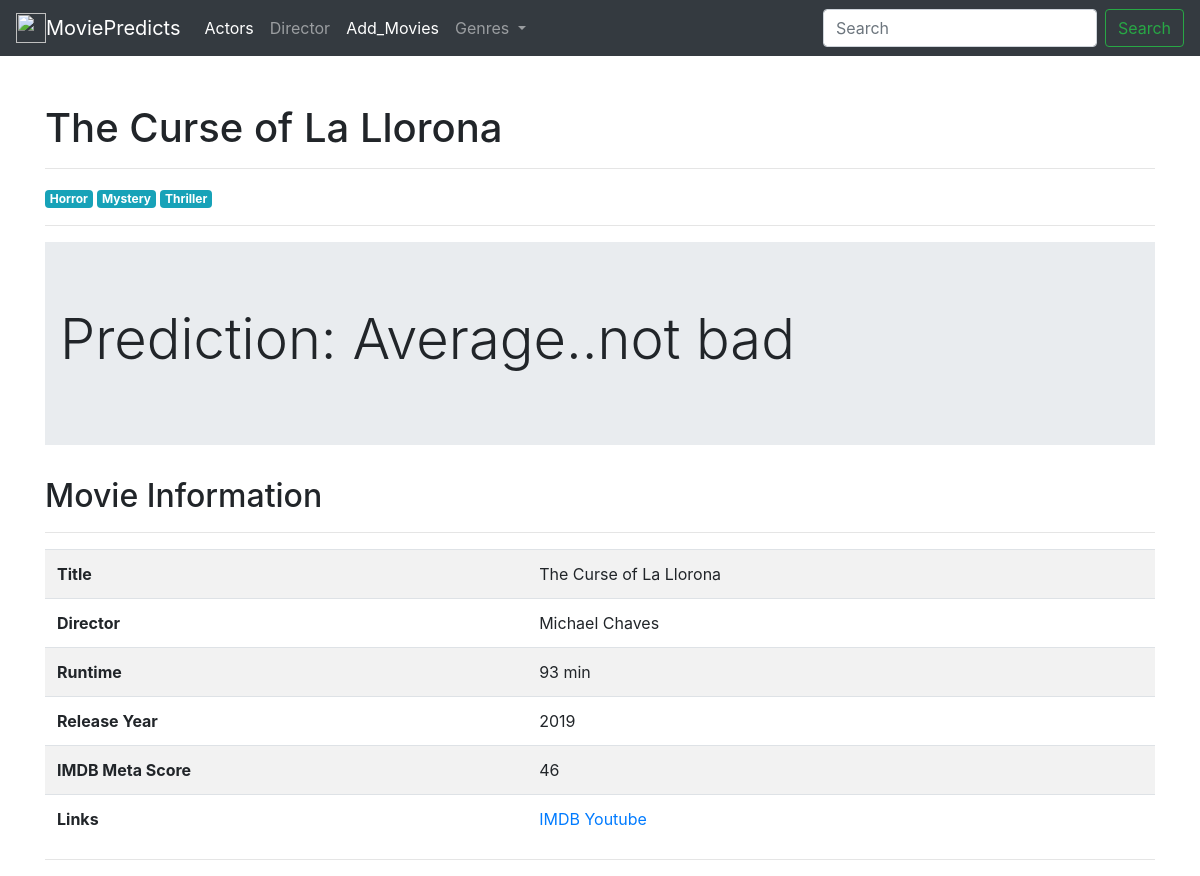
/movie/28/, run on an earlier commit of the app's database.
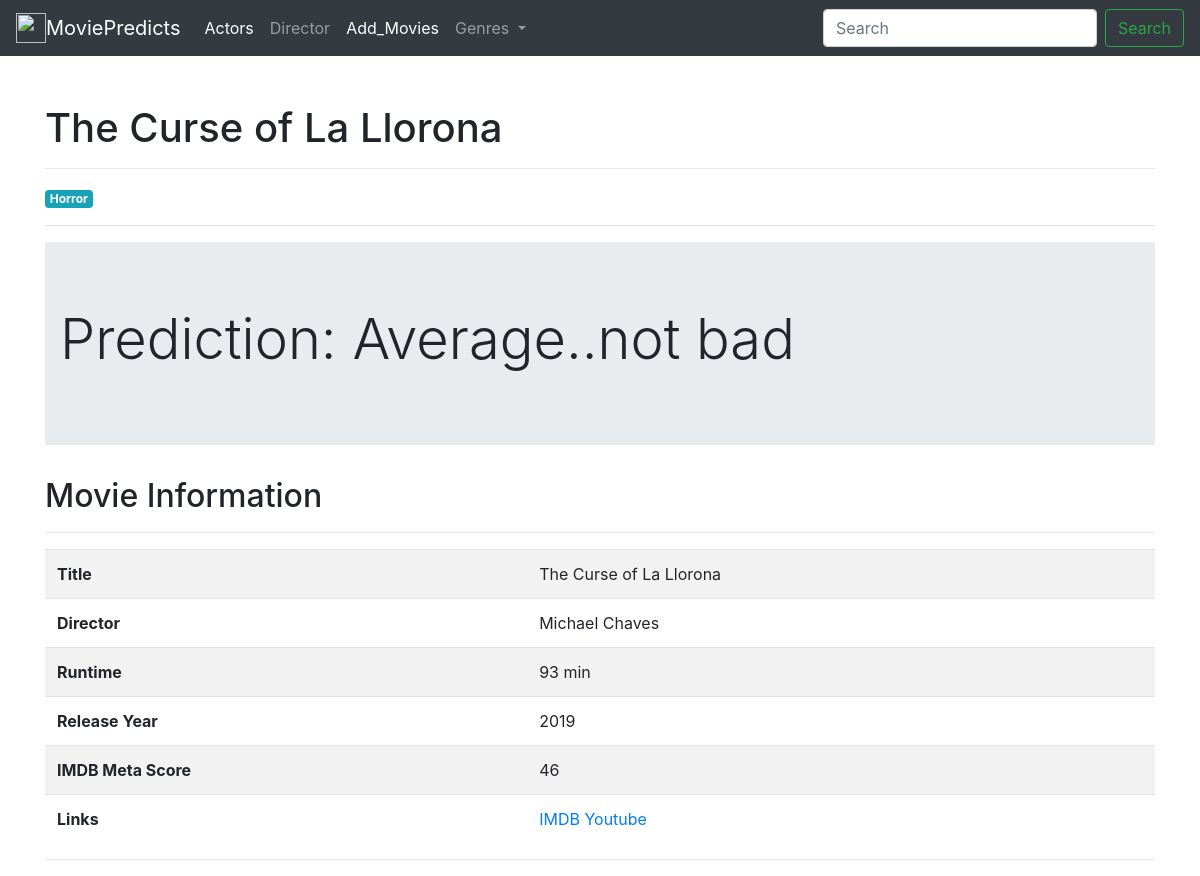
And on a later commit of the database.
### movies/models.py (models this page shows, shortened)
class Movies(models.Model):
    name = models.CharField(max_length=200)
    year = models.IntegerField(blank=True)
    link = models.URLField()
    director = models.ForeignKey(Director, on_delete=models.DO_NOTHING)
    outline = models.TextField(blank=True)
    image = models.ImageField(upload_to='images/', blank=True)
    imdb_meta = models.IntegerField(blank=True, default=0)
    genres = models.ManyToManyField(Genre)
    stars = models.ManyToManyField(Star)
    runtime = models.CharField(blank=True, max_length=20,default=0)
    yt_trailer_title = models.CharField(max_length=200, blank=True)
    yt_trailer_url = models.URLField(blank=True)
    yt_trailer_views = models.IntegerField()
    yt_trailer_like = models.IntegerField()
    yt_trailer_dislike = models.IntegerField(blank=True,default=0)
    yt_trailer_uploader = models.CharField(max_length=200, blank=True)
    ph_credit = models.IntegerField(blank=True, null=True)

class Genre(models.Model):
    g_name = models.CharField(max_length=30, blank=True)
    weight = models.DecimalField(max_digits=5, decimal_places=3)
    about = models.TextField(blank=True)
    def __str__(self):
        return self.g_name

class Director(models.Model):
    d_name = models.CharField(max_length=30, blank=True)
    director_link = models.URLField()
    d_img = models.FileField(upload_to='images/', blank=True, null=True)
    weight = models.DecimalField(max_digits=6, decimal_places=3)
    about = models.TextField(blank=True)

### movies/views.py (the view)
# urls.py: path('movie/<int:id>/', views.details, name='details'),
def details(request, id):
    detail = get_object_or_404(Movies, pk=id)
    yt_tr = detail.yt_trailer_url
    yt_tr = yt_tr.replace("watch?v=", "embed/")
    director_w = detail.director.weight
    if director_w < 20:
        d = 0.3
    elif director_w >= 20 and director_w < 40:
        d = 0.5
    elif director_w >= 40 and director_w < 60:
        d = 0.7
    elif director_w > 60:
        d = 1
    yt_view = detail.yt_trailer_views
    if yt_view < 20000000:
        ytv = 0.3
    elif yt_view >= 20000000 and yt_view < 50000000:
        ytv = 0.5
    elif yt_view >= 50000000 and yt_view < 100000000:
        ytv = 0.5
    elif yt_view > 100000000:
        ytv = 1
    ph_c = detail.ph_credit
    if ph_c < 20:
        phc = 0.3
    elif ph_c >= 20 and ph_c < 40:
        phc = 0.5
    elif ph_c >= 40 and ph_c < 60:
        phc = 0.7
    elif ph_c > 60:
        phc = 1
    imdb_meta = detail.imdb_meta
    if imdb_meta < 40:
        imdb = 0.3
    elif imdb_meta >= 40 and imdb_meta < 60:
        imdb = 0.5
    elif imdb_meta >= 60 and imdb_meta < 80:
        imdb = 0.7
    elif imdb_meta > 80:
        imdb = 1
    sum = d + ytv + phc + imdb
    result = float(sum) / 4
    if result < 0.2:
        pr = "Disaster...dont buy..be freeloader"
    elif result >= 0.2 and result < 0.4:
        pr = "Flop..think once to book ticket"
    elif result >= 0.4 and result < 0.5:
        pr = "Average..not bad"
    elif result >= 0.5 and result < 0.6:
        pr = "Hit...paisa wasul"
    elif result >= 0.6 and result < 0.8:
        pr = "Super Hit...nacho"
    elif result > 0.8:
        pr = "Blockbuster...enjoy your movie"
    print(result)
    print(pr)
    genres = Genre.objects.all()
    return render(request, 'Movies/details.html', {'detail': detail, 'genres': genres, 'yt_tr': yt_tr, 'pr': pr,
                                                   'result': result})

### templates/movies/details.html
{% extends 'base.html' %}
{% block content %}
    <div class="row">
        <div class="container">
            <h1 class="mt-4">{{ detail.name }}</h1>
            <hr>
            {% for genre in detail.genres.all %}
                <span class="badge badge-info">{{ genre  }} </span>
            {% endfor %}
            <hr>
            <div class="jumbotron jumbotron-fluid">
                <div class="container">
                    <h1 class="display-4">Prediction: {{ pr }}</h1>
                </div>
            </div>
            <h2>Movie Information</h2>
            <hr>
            <table class="table table-striped">
                <tbody>
                <tr>
                    <th scope="row">Title</th>
                    <td>{{ detail.name }}</td>
                </tr>
                <tr>
                    <th scope="row">Director</th>
                    <td>{{ detail.director.d_name }}</td>
                </tr>
                <tr>
                    <th scope="row">Runtime</th>
                    <td>{{ detail.runtime }}</td>
                </tr>
                <tr>
                    <th scope="row">Release Year</th>
                    <td>{{ detail.year }}</td>
                </tr>
                <tr>
                    <th scope="row">IMDB Meta Score</th>
                    <td>
                        {{ detail.imdb_meta }}
                    </td>
                </tr>
                <tr>
                    <th scope="row">Links</th>
                    <td><a href="{{ detail.link }}">IMDB</a>
                        <a href="{{ detail.yt_trailer_url }}">Youtube</a>
                    </td>
                </tr>
                </tbody>
            </table>
            <hr>
    </div>
        </div>
{% endblock %}

### templates/base.html (shortened to what this page needs)
<!doctype html>
<html lang="en">
<head>
    <link rel="stylesheet" href="https://maxcdn.bootstrapcdn.com/bootstrap/4.0.0/css/bootstrap.min.css"
>
</head>
<body>
    {% include 'navbar.html' %}
    <br />
    <div class="container">
        {% block content %}
        {% endblock %}
    </div>
</body>
</html>

### templates/navbar.html (shortened to what this page needs)
<nav class="navbar navbar-expand-lg navbar-dark bg-dark">
    <img src="https://cdn-icons-png.flaticon.com/512/3418/3418886.png" height="30" width="30">
    <a class="navbar-brand" href="{% url 'home' %}">MoviePredicts</a>
    <div class="collapse navbar-collapse" id="navbarSupportedContent">
        <ul class="navbar-nav mr-auto">
            <li class="nav-item active">
                <a class="nav-link" href="{% url 'actors' %}">Actors <span class="sr-only">(current)</span></a>
            </li>
            <li class="nav-item">
                <a class="nav-link" href="{%  url 'directors' %}">Director</a>
            </li>
            <li class="nav-item active">
                <a class="nav-link" href="{%  url 'add-movies' %}">Add_Movies</a>
            </li>
            <li class="nav-item dropdown">
                <a class="nav-link dropdown-toggle" href="#" id="navbarDropdown" role="button" data-toggle="dropdown"
                   aria-haspopup="true" aria-expanded="false">
                    Genres
                </a>
            </li>
        </ul>
        <form class="form-inline my-2 my-lg-0" action="{% url 'search' %}" method="post">
            <input class="form-control mr-sm-2" id="search" name="keywords" type="search" placeholder="Search" aria-label="Search">
            <button class="btn btn-outline-success my-2 my-sm-0" type="submit">Search</button>
        </form>
    </div>
</nav>

What changed in the data, as far as the page shows it:
removed Genre: g_name "Mystery"
removed Genre: g_name "Thriller"
